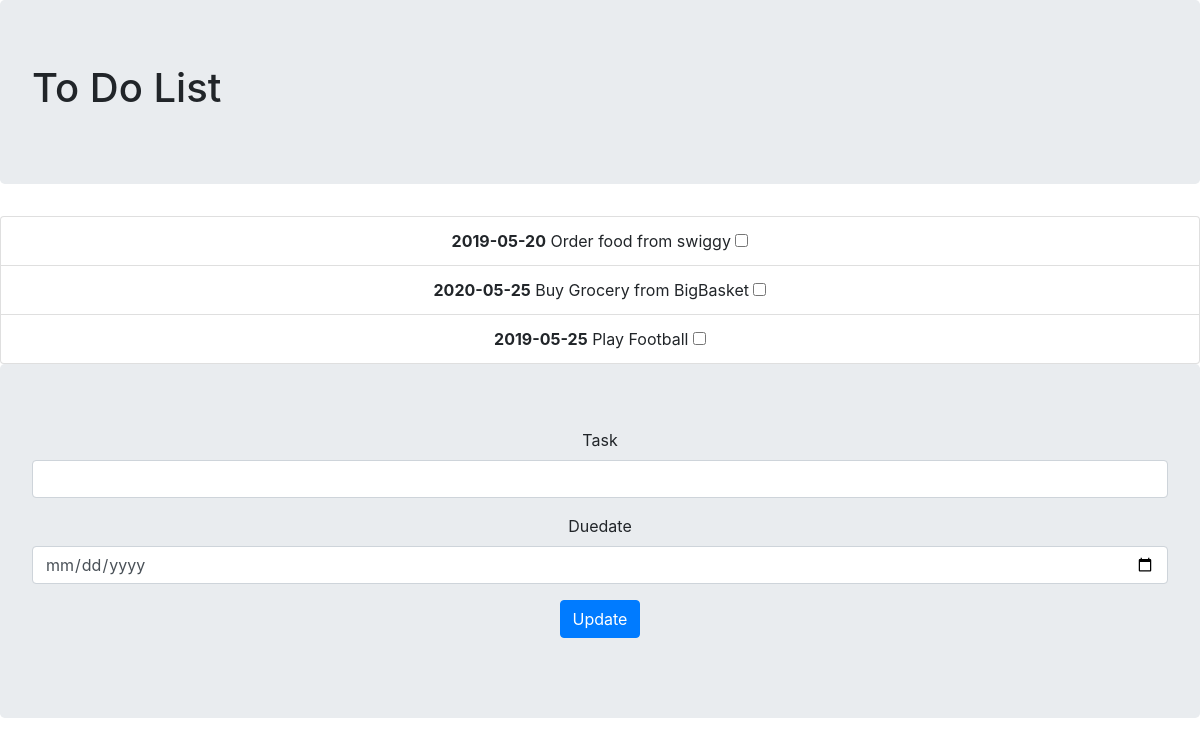
Before: / with the older database file.
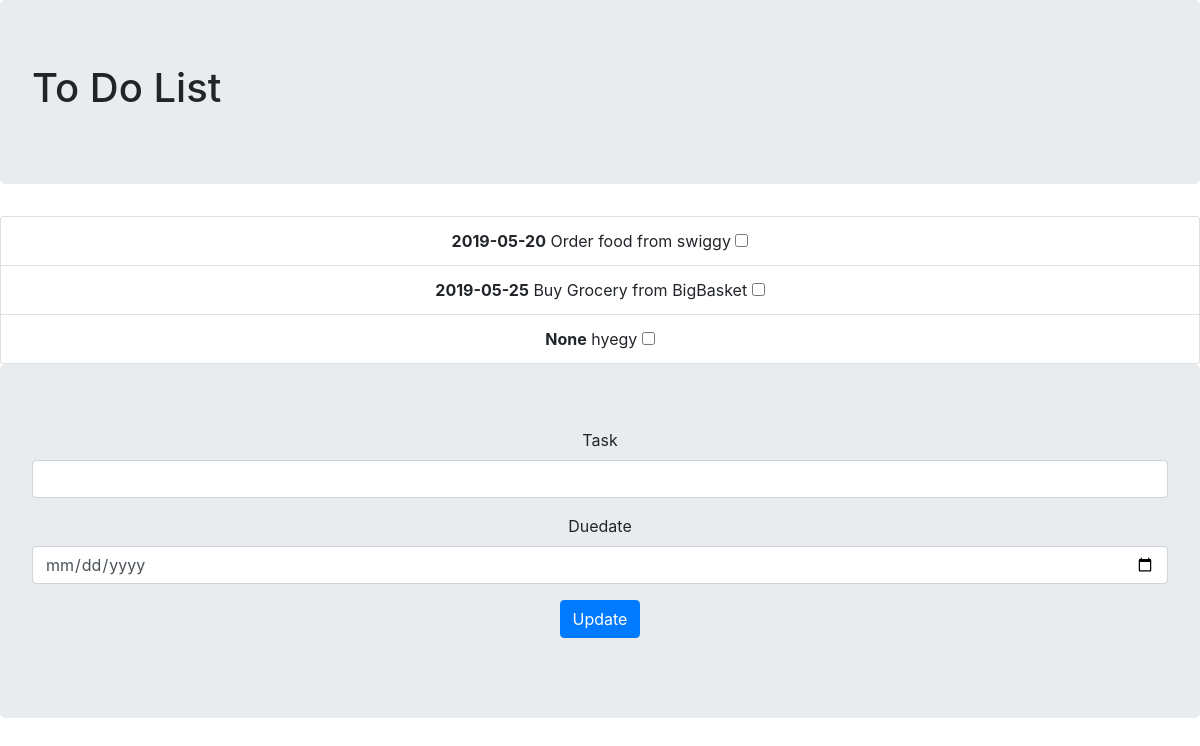
After: the same page with the newer database file.
### tables this page shows
CREATE TABLE TASKS
         (ID INT PRIMARY KEY     NOT NULL,
         Task           CHAR(100)    NOT NULL,
         Due_By        datetime         NOT NULL,
         Status        CHAR(50) );

### app.py (the view, shortened to what this page needs)
@app.route('/',methods=['GET','POST'])
def api_all():
    form=TaskEntry(request.form)
    conn = sqlite3.connect('Database/test.db')
    conn.row_factory = dict_factory
    cur = conn.cursor()
    tasks = cur.execute("SELECT * FROM TASKS where Status !='Finished' ;")
    return render_template('tasks.html',Tasks=tasks, form=form)

### app.py
class TaskEntry(Form):
    task=StringField('Task')
    date=DateField('Duedate')

### app.py (called while the page is built)
def dict_factory(cursor, row):
    d = {}
    for idx, col in enumerate(cursor.description):
        d[col[0]] = row[idx]
    return d

### templates/tasks.html
{% extends 'layout.html' %}
{% block body %}
{% from "includes/_formhelpers.html" import render_field %}
    <center>
        <ul class="list-group">
            {% for i in Tasks %}
                    <li class="list-group-item"><b>{{i.Due_By}}</b>{{" " + i.Task}} <input type="checkbox" name="Finished" value={{i.ID}} onclick=""></li>
            {% endfor %}
        </ul>
    </center>
    <div class="jumbotron text-center">
        {% from "includes/_formhelpers.html" import render_field %}
            <form method="POST" action="/">
                <div class="form-group">
                    {{render_field(form.task, class_="form-control")}}
                </div>
                <div class="form-group">
                        {{render_field(form.date, class_="form-control")}}
                </div>
                <p><input type="submit" class="btn btn-primary" value="Update"></p>
            </form>
    </div>
{% endblock %}

Changed rows visible on the page:
changed TASKS "Buy Grocery from BigBasket": Due_By "2020-05-25" → "2019-05-25"
changed TASKS: Due_By "2019-05-25" → "None"; Task "Play Football" → "hyegy"
